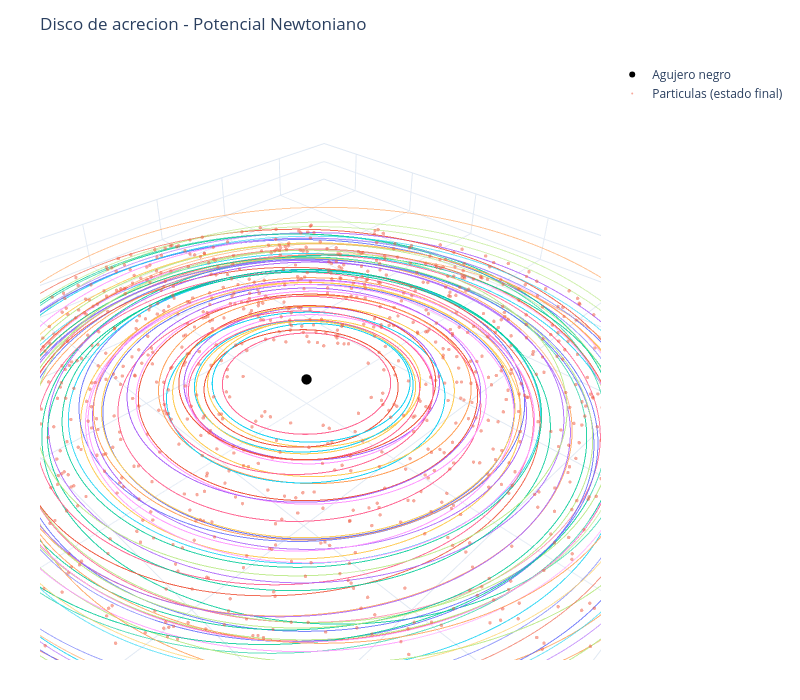

Here is the notebook cell this chart was saved with:
### Code cell
# =============================================================================
# EJECUCION PRINCIPAL
# =============================================================================

if __name__ == "__main__":

    # -------------------------------------------------------------------------
    # Parametros de la simulacion
    # -------------------------------------------------------------------------
    # Estos valores se pueden modificar para explorar diferentes configuraciones
    PARAMETROS = {
        "n_particulas": 1000,      # numero de particulas en el disco
        "masa_bh": 1.0,            # masa del agujero negro (adimensional)
        "r_min": 1.0,              # radio interior del disco
        "r_max": 6.0,              # radio exterior del disco
        "dispersion_vel": 0.03,    # dispersion fraccional de velocidades (3%)
        "dt": 0.01,                # paso de tiempo de integracion
        "semilla": 42,             # semilla para reproducibilidad
    }

    # Parametros de integracion
    TIEMPO_TOTAL = 120.0           # tiempo total de simulacion
    N_PASOS = 1000                 # numero de snapshots a guardar

    # -------------------------------------------------------------------------
    # Crear la simulacion
    # -------------------------------------------------------------------------
    print("=" * 60)
    print("SIMULACION NEWTONIANA DE DISCO DE ACRECION")
    print("=" * 60)
    print("\nCreando simulacion...")
    print(f"  - {PARAMETROS['n_particulas']} particulas")
    print(f"  - r ∈ [{PARAMETROS['r_min']}, {PARAMETROS['r_max']}]")
    print(f"  - Dispersion de velocidades: {PARAMETROS['dispersion_vel']*100:.1f}%")
    print(f"  - Paso de tiempo dt = {PARAMETROS['dt']}")

    sim = crear_simulacion_disco_newtoniano(**PARAMETROS)

    # -------------------------------------------------------------------------
    # Integrar y guardar datos
    # -------------------------------------------------------------------------
    print("\nIntegrando...")
    tiempos, posiciones, velocidades, n_part = integrar_y_guardar(
        sim=sim,
        tiempo_total=TIEMPO_TOTAL,
        n_pasos=N_PASOS,
        verbose=True,
    )

    # -------------------------------------------------------------------------
    # Graficar resultados
    # -------------------------------------------------------------------------
    print("\nGenerando graficos...")
    graficar_trayectorias(
        posiciones=posiciones,
        n_muestra=60,
        titulo="Disco de acrecion - Potencial Newtoniano",
        # guardar_figura="disco_newtoniano.png",  # Descomentar para guardar
    )

    # -------------------------------------------------------------------------
    # Informacion estadistica final
    # -------------------------------------------------------------------------
    # Calcular radios finales para ver la distribucion
    radios_finales = np.sqrt(posiciones[-1, :, 0]**2 + posiciones[-1, :, 1]**2)

    print("\n" + "-" * 40)
    print("ESTADISTICAS FINALES")
    print("-" * 40)
    print(f"Radio medio final: {np.mean(radios_finales):.3f}")
    print(f"Desv. est. radio final: {np.std(radios_finales):.3f}")
    print(f"Radio minimo final: {np.min(radios_finales):.3f}")
    print(f"Radio maximo final: {np.max(radios_finales):.3f}")

    # Verificar si alguna particula colisiono con el BH (r < r_min)
    colisionaron = radios_finales < PARAMETROS["r_min"]
    n_colisionaron = np.sum(colisionaron)
    print(f"Particulas que alcanzaron r < {PARAMETROS['r_min']}: {n_colisionaron} ({100*n_colisionaron/n_part:.1f}%)")

### Figure 1 — Plotly figure (JSON) as saved in the notebook; plotly's stock layout.template omitted (floating-point values rounded to 4 significant figures; data arrays with more than 128 entries replaced by an {"elided": "..."} marker saying what was removed)
{"data": [{"hoverinfo": "skip", "line": {"width": 2}, "mode": "lines", "opacity": 0.6, "showlegend": false, "type": "scatter3d", "x": {"elided": "1000 float values"}, "y": {"elided": "1000 float values"}, "z": {"elided": "1000 float values"}}, {"hoverinfo": "skip", "line": {"width": 2}, "mode": "lines", "opacity": 0.6, "showlegend": false, "type": "scatter3d", "x": {"elided": "1000 float values"}, "y": {"elided": "1000 float values"}, "z": {"elided": "1000 float values"}}, {"hoverinfo": "skip", "line": {"width": 2}, "mode": "lines", "opacity": 0.6, "showlegend": false, "type": "scatter3d", "x": {"elided": "1000 float values"}, "y": {"elided": "1000 float values"}, "z": {"elided": "1000 float values"}}, {"hoverinfo": "skip", "line": {"width": 2}, "mode": "lines", "opacity": 0.6, "showlegend": false, "type": "scatter3d", "x": {"elided": "1000 float values"}, "y": {"elided": "1000 float values"}, "z": {"elided": "1000 float values"}}, {"hoverinfo": "skip", "line": {"width": 2}, "mode": "lines", "opacity": 0.6, "showlegend": false, "type": "scatter3d", "x": {"elided": "1000 float values"}, "y": {"elided": "1000 float values"}, "z": {"elided": "1000 float values"}}, {"hoverinfo": "skip", "line": {"width": 2}, "mode": "lines", "opacity": 0.6, "showlegend": false, "type": "scatter3d", "x": {"elided": "1000 float values"}, "y": {"elided": "1000 float values"}, "z": {"elided": "1000 float values"}}, {"hoverinfo": "skip", "line": {"width": 2}, "mode": "lines", "opacity": 0.6, "showlegend": false, "type": "scatter3d", "x": {"elided": "1000 float values"}, "y": {"elided": "1000 float values"}, "z": {"elided": "1000 float values"}}, {"hoverinfo": "skip", "line": {"width": 2}, "mode": "lines", "opacity": 0.6, "showlegend": false, "type": "scatter3d", "x": {"elided": "1000 float values"}, "y": {"elided": "1000 float values"}, "z": {"elided": "1000 float values"}}, {"hoverinfo": "skip", "line": {"width": 2}, "mode": "lines", "opacity": 0.6, "showlegend": false, "type": "scatter3d", "x": {"elided": "1000 float values"}, "y": {"elided": "1000 float values"}, "z": {"elided": "1000 float values"}}, {"hoverinfo": "skip", "line": {"width": 2}, "mode": "lines", "opacity": 0.6, "showlegend": false, "type": "scatter3d", "x": {"elided": "1000 float values"}, "y": {"elided": "1000 float values"}, "z": {"elided": "1000 float values"}}, {"hoverinfo": "skip", "line": {"width": 2}, "mode": "lines", "opacity": 0.6, "showlegend": false, "type": "scatter3d", "x": {"elided": "1000 float values"}, "y": {"elided": "1000 float values"}, "z": {"elided": "1000 float values"}}, {"hoverinfo": "skip", "line": {"width": 2}, "mode": "lines", "opacity": 0.6, "showlegend": false, "type": "scatter3d", "x": {"elided": "1000 float values"}, "y": {"elided": "1000 float values"}, "z": {"elided": "1000 float values"}}, {"hoverinfo": "skip", "line": {"width": 2}, "mode": "lines", "opacity": 0.6, "showlegend": false, "type": "scatter3d", "x": {"elided": "1000 float values"}, "y": {"elided": "1000 float values"}, "z": {"elided": "1000 float values"}}, {"hoverinfo": "skip", "line": {"width": 2}, "mode": "lines", "opacity": 0.6, "showlegend": false, "type": "scatter3d", "x": {"elided": "1000 float values"}, "y": {"elided": "1000 float values"}, "z": {"elided": "1000 float values"}}, {"hoverinfo": "skip", "line": {"width": 2}, "mode": "lines", "opacity": 0.6, "showlegend": false, "type": "scatter3d", "x": {"elided": "1000 float values"}, "y": {"elided": "1000 float values"}, "z": {"elided": "1000 float values"}}, {"hoverinfo": "skip", "line": {"width": 2}, "mode": "lines", "opacity": 0.6, "showlegend": false, "type": "scatter3d", "x": {"elided": "1000 float values"}, "y": {"elided": "1000 float values"}, "z": {"elided": "1000 float values"}}, {"hoverinfo": "skip", "line": {"width": 2}, "mode": "lines", "opacity": 0.6, "showlegend": false, "type": "scatter3d", "x": {"elided": "1000 float values"}, "y": {"elided": "1000 float values"}, "z": {"elided": "1000 float values"}}, {"hoverinfo": "skip", "line": {"width": 2}, "mode": "lines", "opacity": 0.6, "showlegend": false, "type": "scatter3d", "x": {"elided": "1000 float values"}, "y": {"elided": "1000 float values"}, "z": {"elided": "1000 float values"}}, {"hoverinfo": "skip", "line": {"width": 2}, "mode": "lines", "opacity": 0.6, "showlegend": false, "type": "scatter3d", "x": {"elided": "1000 float values"}, "y": {"elided": "1000 float values"}, "z": {"elided": "1000 float values"}}, {"hoverinfo": "skip", "line": {"width": 2}, "mode": "lines", "opacity": 0.6, "showlegend": false, "type": "scatter3d", "x": {"elided": "1000 float values"}, "y": {"elided": "1000 float values"}, "z": {"elided": "1000 float values"}}, {"hoverinfo": "skip", "line": {"width": 2}, "mode": "lines", "opacity": 0.6, "showlegend": false, "type": "scatter3d", "x": {"elided": "1000 float values"}, "y": {"elided": "1000 float values"}, "z": {"elided": "1000 float values"}}, {"hoverinfo": "skip", "line": {"width": 2}, "mode": "lines", "opacity": 0.6, "showlegend": false, "type": "scatter3d", "x": {"elided": "1000 float values"}, "y": {"elided": "1000 float values"}, "z": {"elided": "1000 float values"}}, {"hoverinfo": "skip", "line": {"width": 2}, "mode": "lines", "opacity": 0.6, "showlegend": false, "type": "scatter3d", "x": {"elided": "1000 float values"}, "y": {"elided": "1000 float values"}, "z": {"elided": "1000 float values"}}, {"hoverinfo": "skip", "line": {"width": 2}, "mode": "lines", "opacity": 0.6, "showlegend": false, "type": "scatter3d", "x": {"elided": "1000 float values"}, "y": {"elided": "1000 float values"}, "z": {"elided": "1000 float values"}}, {"hoverinfo": "skip", "line": {"width": 2}, "mode": "lines", "opacity": 0.6, "showlegend": false, "type": "scatter3d", "x": {"elided": "1000 float values"}, "y": {"elided": "1000 float values"}, "z": {"elided": "1000 float values"}}, {"hoverinfo": "skip", "line": {"width": 2}, "mode": "lines", "opacity": 0.6, "showlegend": false, "type": "scatter3d", "x": {"elided": "1000 float values"}, "y": {"elided": "1000 float values"}, "z": {"elided": "1000 float values"}}, {"hoverinfo": "skip", "line": {"width": 2}, "mode": "lines", "opacity": 0.6, "showlegend": false, "type": "scatter3d", "x": {"elided": "1000 float values"}, "y": {"elided": "1000 float values"}, "z": {"elided": "1000 float values"}}, {"hoverinfo": "skip", "line": {"width": 2}, "mode": "lines", "opacity": 0.6, "showlegend": false, "type": "scatter3d", "x": {"elided": "1000 float values"}, "y": {"elided": "1000 float values"}, "z": {"elided": "1000 float values"}}, {"hoverinfo": "skip", "line": {"width": 2}, "mode": "lines", "opacity": 0.6, "showlegend": false, "type": "scatter3d", "x": {"elided": "1000 float values"}, "y": {"elided": "1000 float values"}, "z": {"elided": "1000 float values"}}, {"hoverinfo": "skip", "line": {"width": 2}, "mode": "lines", "opacity": 0.6, "showlegend": false, "type": "scatter3d", "x": {"elided": "1000 float values"}, "y": {"elided": "1000 float values"}, "z": {"elided": "1000 float values"}}, {"hoverinfo": "skip", "line": {"width": 2}, "mode": "lines", "opacity": 0.6, "showlegend": false, "type": "scatter3d", "x": {"elided": "1000 float values"}, "y": {"elided": "1000 float values"}, "z": {"elided": "1000 float values"}}, {"hoverinfo": "skip", "line": {"width": 2}, "mode": "lines", "opacity": 0.6, "showlegend": false, "type": "scatter3d", "x": {"elided": "1000 float values"}, "y": {"elided": "1000 float values"}, "z": {"elided": "1000 float values"}}, {"hoverinfo": "skip", "line": {"width": 2}, "mode": "lines", "opacity": 0.6, "showlegend": false, "type": "scatter3d", "x": {"elided": "1000 float values"}, "y": {"elided": "1000 float values"}, "z": {"elided": "1000 float values"}}, {"hoverinfo": "skip", "line": {"width": 2}, "mode": "lines", "opacity": 0.6, "showlegend": false, "type": "scatter3d", "x": {"elided": "1000 float values"}, "y": {"elided": "1000 float values"}, "z": {"elided": "1000 float values"}}, {"hoverinfo": "skip", "line": {"width": 2}, "mode": "lines", "opacity": 0.6, "showlegend": false, "type": "scatter3d", "x": {"elided": "1000 float values"}, "y": {"elided": "1000 float values"}, "z": {"elided": "1000 float values"}}, {"hoverinfo": "skip", "line": {"width": 2}, "mode": "lines", "opacity": 0.6, "showlegend": false, "type": "scatter3d", "x": {"elided": "1000 float values"}, "y": {"elided": "1000 float values"}, "z": {"elided": "1000 float values"}}, {"hoverinfo": "skip", "line": {"width": 2}, "mode": "lines", "opacity": 0.6, "showlegend": false, "type": "scatter3d", "x": {"elided": "1000 float values"}, "y": {"elided": "1000 float values"}, "z": {"elided": "1000 float values"}}, {"hoverinfo": "skip", "line": {"width": 2}, "mode": "lines", "opacity": 0.6, "showlegend": false, "type": "scatter3d", "x": {"elided": "1000 float values"}, "y": {"elided": "1000 float values"}, "z": {"elided": "1000 float values"}}, {"hoverinfo": "skip", "line": {"width": 2}, "mode": "lines", "opacity": 0.6, "showlegend": false, "type": "scatter3d", "x": {"elided": "1000 float values"}, "y": {"elided": "1000 float values"}, "z": {"elided": "1000 float values"}}, {"hoverinfo": "skip", "line": {"width": 2}, "mode": "lines", "opacity": 0.6, "showlegend": false, "type": "scatter3d", "x": {"elided": "1000 float values"}, "y": {"elided": "1000 float values"}, "z": {"elided": "1000 float values"}}, {"hoverinfo": "skip", "line": {"width": 2}, "mode": "lines", "opacity": 0.6, "showlegend": false, "type": "scatter3d", "x": {"elided": "1000 float values"}, "y": {"elided": "1000 float values"}, "z": {"elided": "1000 float values"}}, {"hoverinfo": "skip", "line": {"width": 2}, "mode": "lines", "opacity": 0.6, "showlegend": false, "type": "scatter3d", "x": {"elided": "1000 float values"}, "y": {"elided": "1000 float values"}, "z": {"elided": "1000 float values"}}, {"hoverinfo": "skip", "line": {"width": 2}, "mode": "lines", "opacity": 0.6, "showlegend": false, "type": "scatter3d", "x": {"elided": "1000 float values"}, "y": {"elided": "1000 float values"}, "z": {"elided": "1000 float values"}}, {"hoverinfo": "skip", "line": {"width": 2}, "mode": "lines", "opacity": 0.6, "showlegend": false, "type": "scatter3d", "x": {"elided": "1000 float values"}, "y": {"elided": "1000 float values"}, "z": {"elided": "1000 float values"}}, {"hoverinfo": "skip", "line": {"width": 2}, "mode": "lines", "opacity": 0.6, "showlegend": false, "type": "scatter3d", "x": {"elided": "1000 float values"}, "y": {"elided": "1000 float values"}, "z": {"elided": "1000 float values"}}, {"hoverinfo": "skip", "line": {"width": 2}, "mode": "lines", "opacity": 0.6, "showlegend": false, "type": "scatter3d", "x": {"elided": "1000 float values"}, "y": {"elided": "1000 float values"}, "z": {"elided": "1000 float values"}}, {"hoverinfo": "skip", "line": {"width": 2}, "mode": "lines", "opacity": 0.6, "showlegend": false, "type": "scatter3d", "x": {"elided": "1000 float values"}, "y": {"elided": "1000 float values"}, "z": {"elided": "1000 float values"}}, {"hoverinfo": "skip", "line": {"width": 2}, "mode": "lines", "opacity": 0.6, "showlegend": false, "type": "scatter3d", "x": {"elided": "1000 float values"}, "y": {"elided": "1000 float values"}, "z": {"elided": "1000 float values"}}, {"hoverinfo": "skip", "line": {"width": 2}, "mode": "lines", "opacity": 0.6, "showlegend": false, "type": "scatter3d", "x": {"elided": "1000 float values"}, "y": {"elided": "1000 float values"}, "z": {"elided": "1000 float values"}}, {"hoverinfo": "skip", "line": {"width": 2}, "mode": "lines", "opacity": 0.6, "showlegend": false, "type": "scatter3d", "x": {"elided": "1000 float values"}, "y": {"elided": "1000 float values"}, "z": {"elided": "1000 float values"}}, {"hoverinfo": "skip", "line": {"width": 2}, "mode": "lines", "opacity": 0.6, "showlegend": false, "type": "scatter3d", "x": {"elided": "1000 float values"}, "y": {"elided": "1000 float values"}, "z": {"elided": "1000 float values"}}, {"hoverinfo": "skip", "line": {"width": 2}, "mode": "lines", "opacity": 0.6, "showlegend": false, "type": "scatter3d", "x": {"elided": "1000 float values"}, "y": {"elided": "1000 float values"}, "z": {"elided": "1000 float values"}}, {"hoverinfo": "skip", "line": {"width": 2}, "mode": "lines", "opacity": 0.6, "showlegend": false, "type": "scatter3d", "x": {"elided": "1000 float values"}, "y": {"elided": "1000 float values"}, "z": {"elided": "1000 float values"}}, {"hoverinfo": "skip", "line": {"width": 2}, "mode": "lines", "opacity": 0.6, "showlegend": false, "type": "scatter3d", "x": {"elided": "1000 float values"}, "y": {"elided": "1000 float values"}, "z": {"elided": "1000 float values"}}, {"hoverinfo": "skip", "line": {"width": 2}, "mode": "lines", "opacity": 0.6, "showlegend": false, "type": "scatter3d", "x": {"elided": "1000 float values"}, "y": {"elided": "1000 float values"}, "z": {"elided": "1000 float values"}}, {"hoverinfo": "skip", "line": {"width": 2}, "mode": "lines", "opacity": 0.6, "showlegend": false, "type": "scatter3d", "x": {"elided": "1000 float values"}, "y": {"elided": "1000 float values"}, "z": {"elided": "1000 float values"}}, {"hoverinfo": "skip", "line": {"width": 2}, "mode": "lines", "opacity": 0.6, "showlegend": false, "type": "scatter3d", "x": {"elided": "1000 float values"}, "y": {"elided": "1000 float values"}, "z": {"elided": "1000 float values"}}, {"hoverinfo": "skip", "line": {"width": 2}, "mode": "lines", "opacity": 0.6, "showlegend": false, "type": "scatter3d", "x": {"elided": "1000 float values"}, "y": {"elided": "1000 float values"}, "z": {"elided": "1000 float values"}}, {"hoverinfo": "skip", "line": {"width": 2}, "mode": "lines", "opacity": 0.6, "showlegend": false, "type": "scatter3d", "x": {"elided": "1000 float values"}, "y": {"elided": "1000 float values"}, "z": {"elided": "1000 float values"}}, {"hoverinfo": "skip", "line": {"width": 2}, "mode": "lines", "opacity": 0.6, "showlegend": false, "type": "scatter3d", "x": {"elided": "1000 float values"}, "y": {"elided": "1000 float values"}, "z": {"elided": "1000 float values"}}, {"marker": {"color": "black", "size": 6}, "mode": "markers", "name": "Agujero negro", "type": "scatter3d", "x": [0], "y": [0], "z": [0]}, {"marker": {"opacity": 0.5, "size": 2}, "mode": "markers", "name": "Particulas (estado final)", "type": "scatter3d", "x": {"elided": "1000 float values"}, "y": {"elided": "1000 float values"}, "z": {"elided": "1000 float values"}}], "layout": {"height": 700, "margin": {"b": 40, "l": 40, "r": 40, "t": 60}, "scene": {"aspectmode": "data", "xaxis": {"title": {"text": "x"}}, "yaxis": {"title": {"text": "y"}}, "zaxis": {"title": {"text": "z"}}}, "title": {"text": "Disco de acrecion - Potencial Newtoniano"}, "width": 800}}
